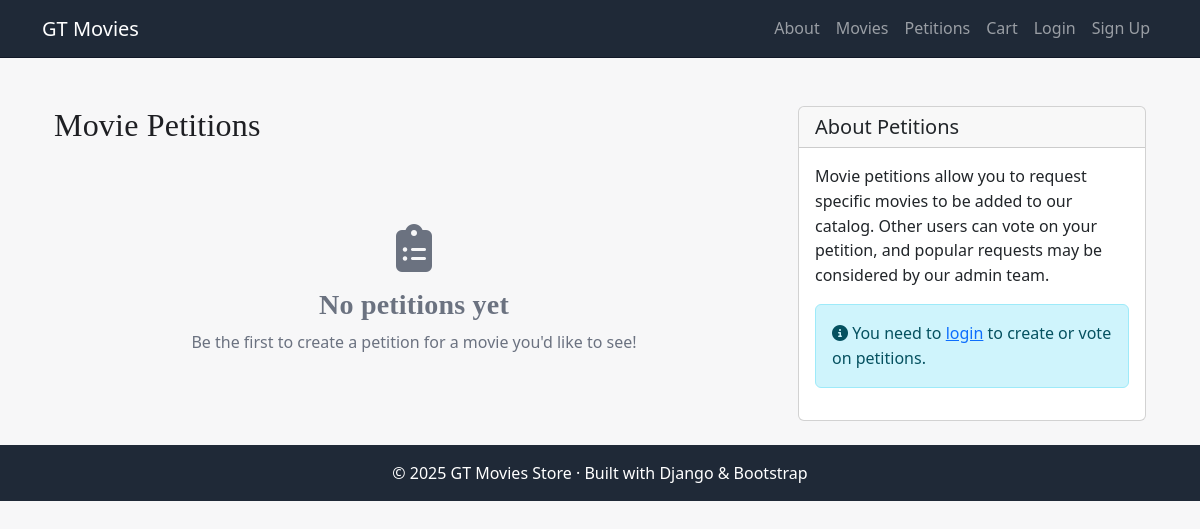
The app's page /movies/petitions/, older data.
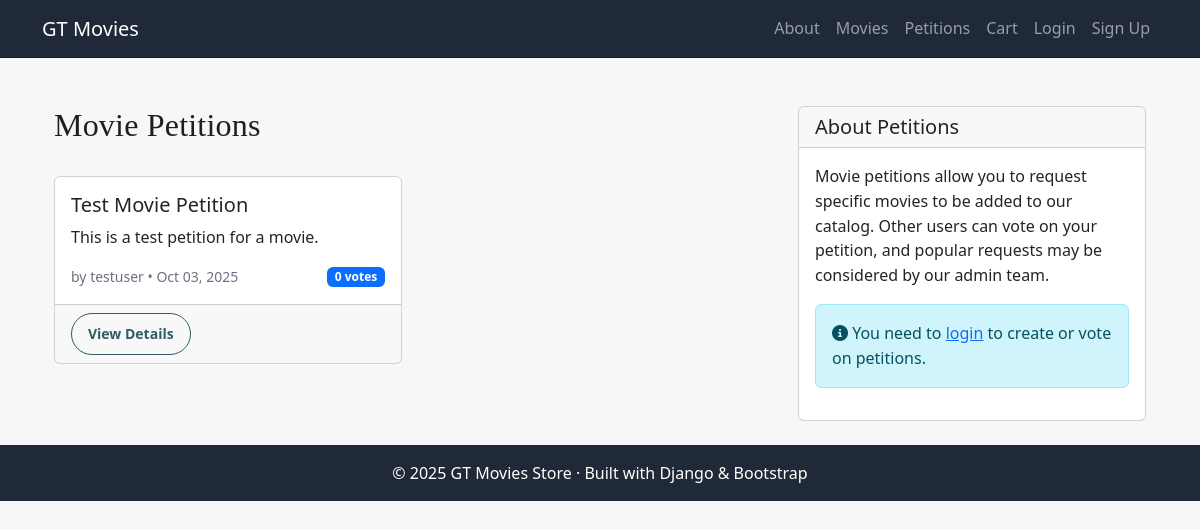
The same page, newer data.
### movies/models.py (models this page shows, shortened)
class MoviePetition(models.Model):
    title = models.CharField(max_length=200)
    description = models.TextField()
    created_by = models.ForeignKey(User, on_delete=models.CASCADE)
    created_at = models.DateTimeField(auto_now_add=True)
    is_approved = models.BooleanField(default=False)
    class Meta:
        ordering = ['-created_at']
    @property
    def vote_count(self):
        return self.votes.count()

### movies/views.py (the view)
# urls.py: path('petitions/', views.petition_list, name='petition_list'),
def petition_list(request):
    petitions = MoviePetition.objects.all()
    template_data = {"title": "Movie Petitions", "petitions": petitions}
    return render(request, "movies/petition_list.html", {"template_data": template_data})

### movies/templates/movies/petition_list.html (shortened to what this page needs)
{% extends "base.html" %}
{% block content %}
<div class="container mt-4">
  <div class="row">
    <div class="col-md-8">
      <div class="d-flex justify-content-between align-items-center mb-4">
        <h1 class="h2">{{ template_data.title }}</h1>
      </div>
      {% if template_data.petitions %}
        <div class="row">
          {% for petition in template_data.petitions %}
            <div class="col-md-6 mb-4">
              <div class="card h-100">
                <div class="card-body">
                  <h5 class="card-title">{{ petition.title }}</h5>
                  <p class="card-text">{{ petition.description|truncatewords:20 }}</p>
                  <div class="d-flex justify-content-between align-items-center">
                    <small class="text-muted">
                      by {{ petition.created_by.username }} • {{ petition.created_at|date:"M d, Y" }}
                    </small>
                    <span class="badge bg-primary">{{ petition.vote_count }} votes</span>
                  </div>
                </div>
                <div class="card-footer">
                  <a href="{% url 'petition_detail' petition.id %}" class="btn btn-outline-primary btn-sm">
                    View Details
                  </a>
                </div>
              </div>
            </div>
          {% endfor %}
        </div>
      {% else %}
        <div class="text-center py-5">
          <i class="fas fa-clipboard-list fa-3x text-muted mb-3"></i>
          <h3 class="text-muted">No petitions yet</h3>
          <p class="text-muted">Be the first to create a petition for a movie you'd like to see!</p>
        </div>
      {% endif %}
    </div>
    <div class="col-md-4">
      <div class="card">
        <div class="card-header">
          <h5 class="mb-0">About Petitions</h5>
        </div>
        <div class="card-body">
          <p class="card-text">
            Movie petitions allow you to request specific movies to be added to our catalog.
            Other users can vote on your petition, and popular requests may be considered by our admin team.
          </p>
          {% if not user.is_authenticated %}
            <div class="alert alert-info">
              <i class="fas fa-info-circle"></i>
              You need to <a href="{% url 'login' %}">login</a> to create or vote on petitions.
            </div>
          {% endif %}
        </div>
      </div>
    </div>
  </div>
</div>
{% endblock %}

### GT_Movies_App/templates/base.html (shortened to what this page needs)
<!DOCTYPE html>
<html lang="en">
{% load static %}
<head>
  <link href="https://cdn.jsdelivr.net/npm/bootstrap@5.3.3/dist/css/bootstrap.min.css" rel="stylesheet">
  <link rel="stylesheet" href="https://cdnjs.cloudflare.com/ajax/libs/font-awesome/6.1.1/css/all.min.css">
  <link rel="stylesheet" type="text/css" href="{% static 'css/style.css' %}">
</head>
<body>
  <nav class="navbar navbar-expand-lg navbar-dark bg-dark">
    <div class="container">
      <a class="navbar-brand" href="{% url 'index' %}">GT Movies</a>
      <div class="collapse navbar-collapse" id="mainnav">
        <ul class="navbar-nav ms-auto">
          <li class="nav-item"><a class="nav-link" href="{% url 'about' %}">About</a></li>
          <li class="nav-item"><a class="nav-link" href="{% url 'movies_index' %}">Movies</a></li>
          <li class="nav-item"><a class="nav-link" href="{% url 'petition_list' %}">Petitions</a></li>
          <li class="nav-item"><a class="nav-link" href="{% url 'cart_index' %}">Cart</a></li>
          {% if user.is_authenticated %}
            <li class="nav-item"><a class="nav-link" href="{% url 'orders' %}">Orders</a></li>
            <li class="nav-item"><a class="nav-link" href="{% url 'logout' %}">Logout ({{ user.username }})</a></li>
          {% else %}
            <li class="nav-item"><a class="nav-link" href="{% url 'login' %}">Login</a></li>
            <li class="nav-item"><a class="nav-link" href="{% url 'signup' %}">Sign Up</a></li>
          {% endif %}
        </ul>
      </div>
    </div>
  </nav>
  <main class="container py-4">
    {% block content %}{% endblock %}
  </main>
  <footer class="bg-dark text-white text-center py-3">
    <p class="mb-0">© 2025 GT Movies Store · Built with Django & Bootstrap</p>
  </footer>
</body>
</html>

### GT_Movies_App/static/css/style.css (style rules this page uses)
:root { --bg:#f7f7f8; --surface:#ffffff; --text:#1e1f23; --muted:#6b7280; --line:#e6e7eb; --brand:#2f5d62; --brand-2:#b08968; --shadow:0 8px 24px rgba(0,0,0,.06); }
html,body { height:100% }
body { margin:0; background:var(--bg); color:var(--text); font-family: "Source Sans 3", system-ui, -apple-system, Segoe UI, Roboto, Arial, sans-serif; line-height:1.55; }
h1,h2,h3,h4 { font-family: "Playfair Display", Georgia, "Times New Roman", serif; font-weight:700; letter-spacing:.2px; }
.navbar-dark.bg-dark { background:#1f2937 !important; border-bottom:1px solid #111827; }
.btn { border-radius:999px; padding:.6rem 1rem; font-weight:600; }
.btn-outline-primary { color:var(--brand); border-color:var(--brand); }
footer.bg-dark { background:#1f2937 !important }
.text-muted { color:var(--muted) !important }
html, body { background: var(--bg) !important; color: var(--text); }

Row changes from the older to the newer data that the page shows:
added MoviePetition: title "Test Movie Petition", description "This is a test petition for a movie.", created_by.username "testuser", created_at "Oct 03, 2025", vote_count "0"
Text that changed along with them:
text no longer shown: "No petitions yet Be the first to create a petition for a movie you'd like to see!"
